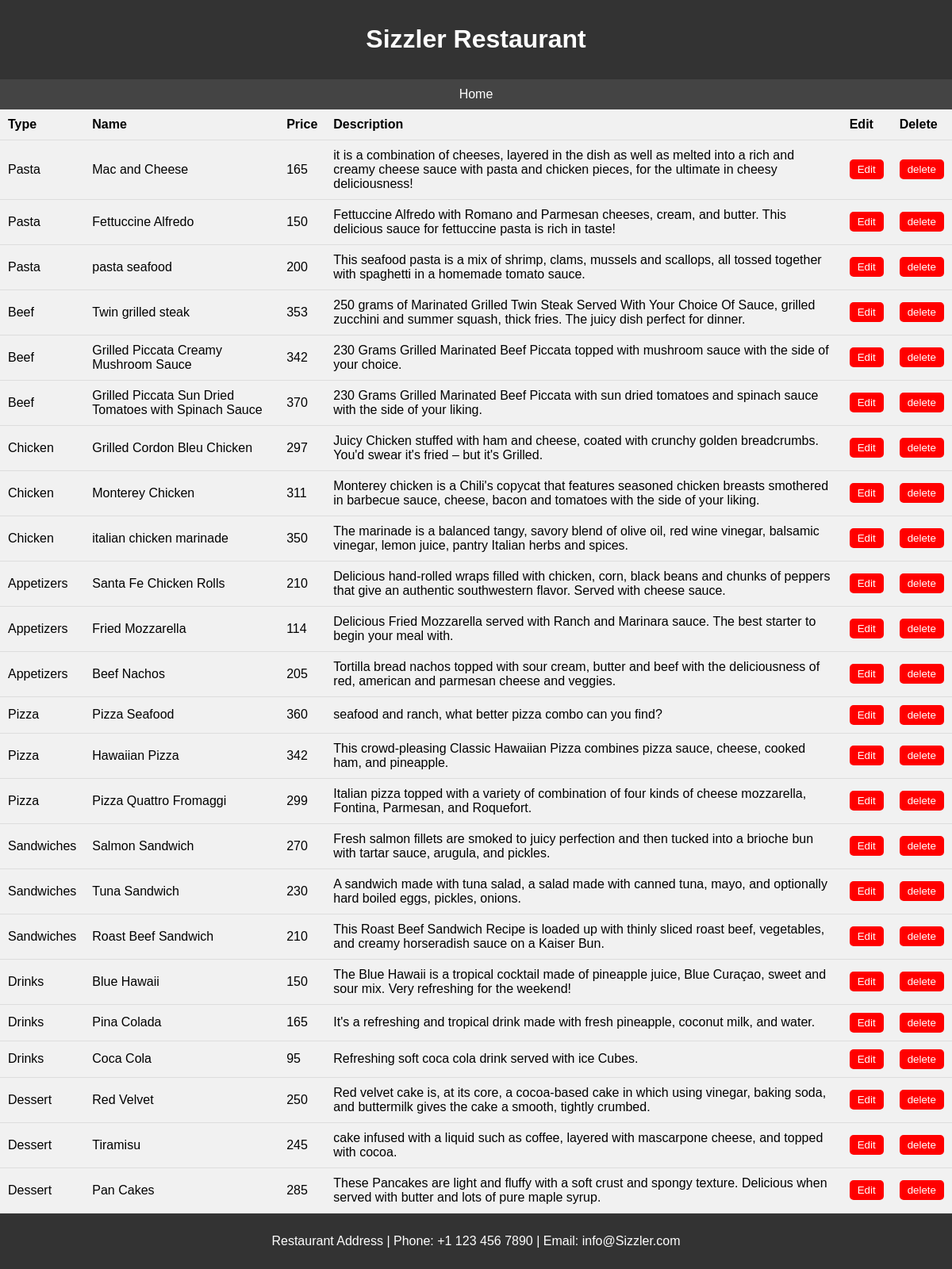
The page /view.php on the database its author committed.
### tables this page shows
CREATE TABLE `food` (
  `Type` varchar(30) NOT NULL,
  `Name` varchar(70) NOT NULL,
  `Price` int(30) NOT NULL,
  `Description` text NOT NULL,
  `Image` text NOT NULL
);

### view.php (the view, shortened to what this page needs)
<!DOCTYPE html>
<html lang="en">
<head>
</head>
<body>
<header>
    <h1>Sizzler Restaurant</h1>
  </header>
  <nav>
    <a href="admin.php">Home</a>
  </nav>
  <table>
    <thead>
      <tr>
        <th>Type</th>
        <th>Name</th>
        <th>Price</th>
        <th>Description</th>
        <th>Edit</th>
        <th>Delete</th>
      </tr>
    </thead>
    <tbody>
      <?php
      $conn = mysqli_connect("localhost", "root", "", "software_project");
      $sql = "SELECT * FROM food";
      $result = mysqli_query($conn, $sql);
      while ($row = mysqli_fetch_assoc($result)) {
        echo '<tr>';
        echo '<td>' . $row['Type'] . '</td>';
        echo '<td>' . $row['Name'] . '</td>';
        echo '<td>' . $row['Price'] . '</td>';
        echo '<td>' . $row['Description'] . '</td>';
        echo '<td><a href="edit.php?name=' . $row['Name'] . '"><button onclick="">Edit</button></a></td>';
        echo '<td><a href="delete.php?name=' . $row['Name'] . '"><button onclick="">delete</button></a></td>';
        echo '</tr>';
      }
      ?>
    </tbody>
  </table>
  <div class="contact-bar">
    <p>Restaurant Address | Phone: +1 123 456 7890 | Email: info@Sizzler.com</p>
  </div>
</body>
</html>

### view.php (style rules this page uses)
body { font-family: Arial, sans-serif; margin: 0; padding: 0; background-color: #f1f1f1; }
header { background-color: #333; color: #fff; padding: 10px; text-align: center; }
.contact-bar { background-color: #333; color: #fff; padding: 10px; text-align: center; }
nav { background-color: #444; padding: 10px; text-align: center; }
nav a { color: #fff; text-decoration: none; padding: 10px; }
table { width: 100%; border-collapse: collapse; }
th, td { padding: 10px; text-align: left; border-bottom: 1px solid #ddd; }
button { background-color: #ff0000; color: #fff; border: none; padding: 5px 10px; border-radius: 5px; cursor: pointer; }

### rows shown on the page
food: Type "Pasta", Name "Mac and Cheese", Price "165", Description "it is a combination of cheeses, layered in the dish as well as melted into a rich and creamy cheese sauce with pasta and chicken pieces, for the ultimate in cheesy deliciousness!"
food: Type "Pasta", Name "Fettuccine Alfredo", Price "150", Description "Fettuccine Alfredo with Romano and Parmesan cheeses, cream, and butter. This delicious sauce for fettuccine pasta is rich in taste!"
food: Type "Pasta", Name "pasta seafood", Price "200", Description "This seafood pasta is a mix of shrimp, clams, mussels and scallops, all tossed together with spaghetti in a homemade tomato sauce."
food: Type "Beef", Name "Twin grilled steak", Price "353", Description "250 grams of Marinated Grilled Twin Steak Served With Your Choice Of Sauce, grilled zucchini and summer squash, thick fries. The juicy dish perfect for dinner."
food: Type "Beef", Name "Grilled Piccata Creamy Mushroom Sauce", Price "342", Description "230 Grams Grilled Marinated Beef Piccata topped with mushroom sauce with the side of your choice."
food: Type "Beef", Name "Grilled Piccata Sun Dried Tomatoes with Spinach Sauce", Price "370", Description "230 Grams Grilled Marinated Beef Piccata with sun dried tomatoes and spinach sauce with the side of your liking."
food: Type "Chicken", Name "Grilled Cordon Bleu Chicken", Price "297", Description "Juicy Chicken stuffed with ham and cheese, coated with crunchy golden breadcrumbs. You'd swear it's fried – but it's Grilled."
food: Type "Chicken", Name "Monterey Chicken", Price "311", Description "Monterey chicken is a Chili's copycat that features seasoned chicken breasts smothered in barbecue sauce, cheese, bacon and tomatoes with the side of your liking."
food: Type "Chicken", Name "italian chicken marinade", Price "350", Description "The marinade is a balanced tangy, savory blend of olive oil, red wine vinegar, balsamic vinegar, lemon juice, pantry Italian herbs and spices."
food: Type "Appetizers", Name "Santa Fe Chicken Rolls", Price "210", Description "Delicious hand-rolled wraps filled with chicken, corn, black beans and chunks of peppers that give an authentic southwestern flavor. Served with cheese sauce."
food: Type "Appetizers", Name "Fried Mozzarella", Price "114", Description "Delicious Fried Mozzarella served with Ranch and Marinara sauce. The best starter to begin your meal with."
food: Type "Appetizers", Name "Beef Nachos", Price "205", Description "Tortilla bread nachos topped with sour cream, butter and beef with the deliciousness of red, american and parmesan cheese and veggies."
food: Type "Pizza", Name "Pizza Seafood", Price "360", Description "seafood and ranch, what better pizza combo can you find?"
food: Type "Pizza", Name "Hawaiian Pizza", Price "342", Description "This crowd-pleasing Classic Hawaiian Pizza combines pizza sauce, cheese, cooked ham, and pineapple."
food: Type "Pizza", Name "Pizza Quattro Fromaggi", Price "299", Description "Italian pizza topped with a variety of combination of four kinds of cheese mozzarella, Fontina, Parmesan, and Roquefort."
food: Type "Sandwiches", Name "Salmon Sandwich", Price "270", Description "Fresh salmon fillets are smoked to juicy perfection and then tucked into a brioche bun with tartar sauce, arugula, and pickles."
food: Type "Sandwiches", Name "Tuna Sandwich", Price "230", Description "A sandwich made with tuna salad, a salad made with canned tuna, mayo, and optionally hard boiled eggs, pickles, onions."
food: Type "Sandwiches", Name "Roast Beef Sandwich", Price "210", Description "This Roast Beef Sandwich Recipe is loaded up with thinly sliced roast beef, vegetables, and creamy horseradish sauce on a Kaiser Bun."
food: Type "Drinks", Name "Blue Hawaii", Price "150", Description "The Blue Hawaii is a tropical cocktail made of pineapple juice, Blue Curaçao, sweet and sour mix. Very refreshing for the weekend!"
food: Type "Drinks", Name "Pina Colada", Price "165", Description "It's a refreshing and tropical drink made with fresh pineapple, coconut milk, and water."
food: Type "Drinks", Name "Coca Cola", Price "95", Description "Refreshing soft coca cola drink served with ice Cubes."
food: Type "Dessert", Name "Red Velvet", Price "250", Description "Red velvet cake is, at its core, a cocoa-based cake in which using vinegar, baking soda, and buttermilk gives the cake a smooth, tightly crumbed."
food: Type "Dessert", Name "Tiramisu", Price "245", Description "cake infused with a liquid such as coffee, layered with mascarpone cheese, and topped with cocoa."
food: Type "Dessert", Name "Pan Cakes", Price "285", Description "These Pancakes are light and fluffy with a soft crust and spongy texture. Delicious when served with butter and lots of pure maple syrup."
